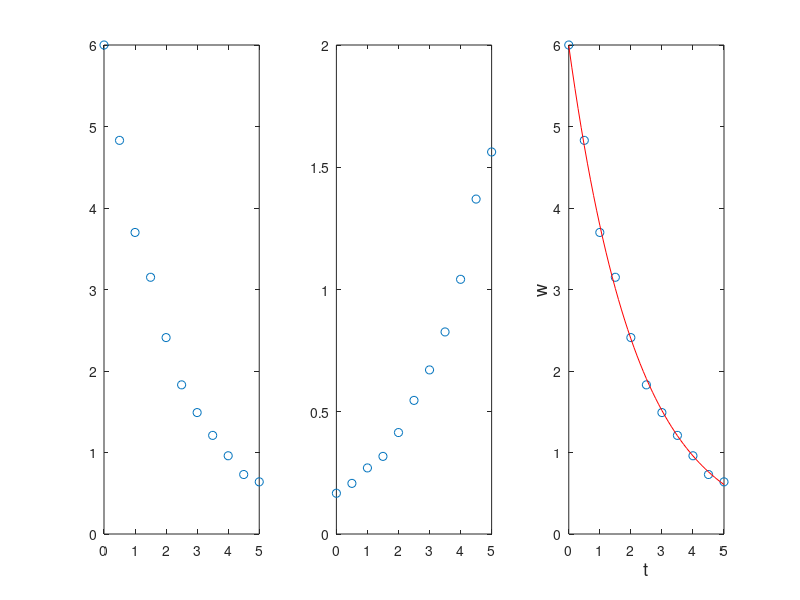

This figure's MATLAB source:
%%

p = [ 1 -12.1 40.59 -17.015 -71.59 35.88];
polyval(p, 9)

%% plotting graph using polyval
x = -1.5:0.1:6.7;
y = polyval(p, x);
plot(x, y);
grid on

%% find roots about p
r = roots(p)

%% find polynomial from roots
p2 = poly(r)

%% multi, divi, deriv of polynomials
p1 = [3 15 0 -10 -3 15 -40];
p2 = [3 0 -2 -6];
pm = conv(p1, p2)

[q, r] = deconv(p1, p2) % 몫과 나머지 
%%
k = polyder(p)

%% curve fitting with polynomials

clear; clc;
x = [0.9 1.5 3 4 6 8 9.5];
y = [0.9 1.5 2.5 5.1 4.5 4.9 6.3];
p = polyfit(x, y, 3)

xp = 0.9:0.1:9.5;
yp = polyval(p, xp);
plot(x, y, 'o', xp, yp)
xlabel('x'); ylabel('y');

%% curve fitting with functions other than polynomials

clear; clc;
t = 0:0.5:5;
w = [6 4.83 3.7 3.15 2.41 1.83 1.49 1.21 0.96 0.73 0.64];
figure(1) % Check which functions fits best
subplot(1,3,1); plot(t,w,'o')
subplot(1,3,2); plot(t,1./w,'o')
subplot(1,3,3); plot(t,log(w),'o'); pause;

%%
close all
p = polyfit(t,log(w),1);
m = p(1);
b = exp(p(2));
tm = 0:0.1:5;
wm = b*exp(m*tm);
plot(t,w,'o',tm,wm,'r','markerFaceColor','y')
xlabel('t','FontSize',13);
ylabel('w','FontSize',13); 
